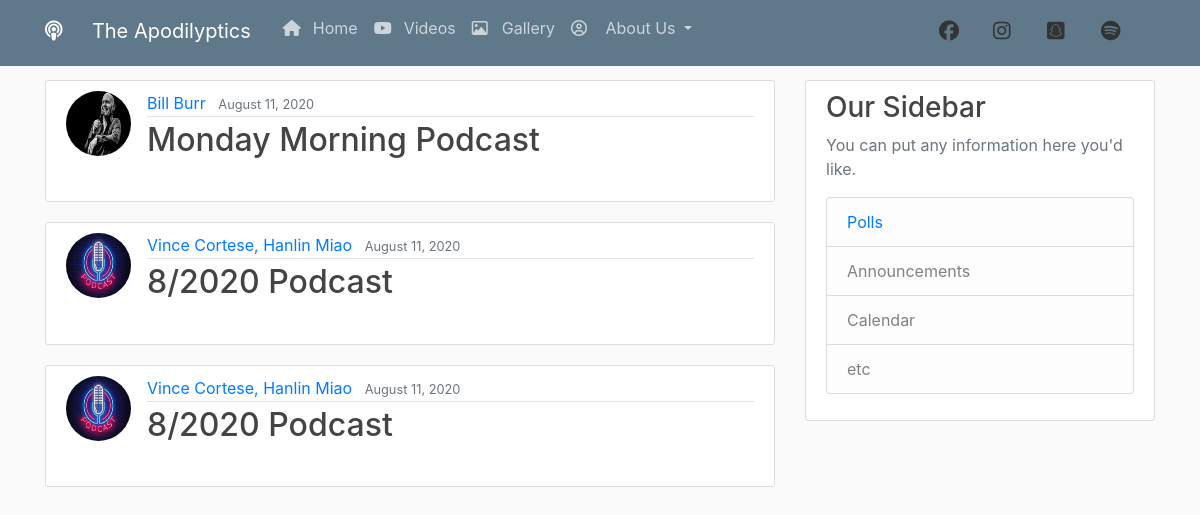
/podcast/, run on the app's committed database.
### podcast/models.py (models this page shows, shortened)
class podcast(models.Model):
	logo = models.ImageField(default = "default.jpg", upload_to ="Pod_Logo")
	title = models.CharField(max_length = 100)
	hosts =  models.CharField(max_length = 100)
	description = models.TextField()
	date_posted = models.DateTimeField(default = timezone.now)
	file = models.FileField(upload_to = 'audio_file')

### podcast/views.py (the view)
# urls.py: path('podcast/', PodListView.as_view(), name ='podcast-home'),
class PodListView(ListView):     #<app>/<model>_<viewtype>.html
	model = podcast
	template_name = 'podcast/home.html'
	context_object_name = 'podcasts'
	paginate_by = 5
	ordering = ['-date_posted']

### podcast/templates/podcast/home.html (shortened to what this page needs)
{% extends "podcast/base.html" %}
{% block content %}
	{% for podcast in podcasts %}
		<article class="media content-section">
			<img class= "rounded-circle article-img" src = "{{podcast.logo.url}}">
		  <div class="media-body">
		    <div class="article-metadata">
		      <a class="mr-2" href="#">{{ podcast.hosts }}</a>
		      <small class="text-muted">{{ podcast.date_posted|date:"F d, Y"}}</small>
		    </div>
		    <h2><a class="article-title" href="{% url 'podcast-detail' podcast.id %}">{{ podcast.title }}</a></h2>
		   	<br>
		  </div>
		</article>
	 {% endfor %}
{% endblock content %}

### podcast/static/podcast/main.css (style rules this page uses)
body { background: #fafafa; color: #333333; margin-top: 5rem; }
h1, h2, h3, h4, h5, h6 { color: #444444; }
.content-section { background: #ffffff; padding: 10px 20px; border: 1px solid #dddddd; border-radius: 3px; margin-bottom: 20px; }
.article-title { color: #444444; }
.article-img { height: 65px; width: 65px; margin-right: 16px; }
.article-metadata { padding-bottom: 1px; margin-bottom: 4px; border-bottom: 1px solid #e3e3e3 }

### data on the page
podcast: logo (picture), hosts "Bill Burr", date_posted "August 11, 2020", title "Monday Morning Podcast"
podcast: logo (placeholder picture), hosts "Vince Cortese, Hanlin Miao", date_posted "August 11, 2020", title "8/2020 Podcast"
podcast: logo (placeholder picture), hosts "Vince Cortese, Hanlin Miao", date_posted "August 11, 2020", title "8/2020 Podcast"
